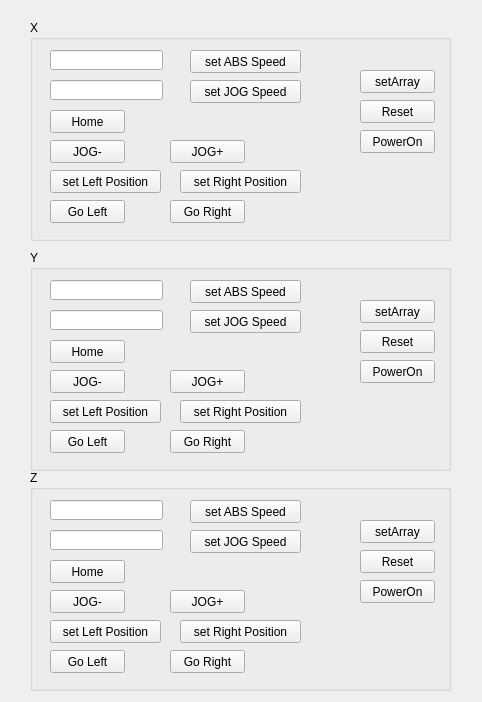
<?xml version="1.0" encoding="UTF-8"?>
<ui version="4.0">
 <class>Widget</class>
 <widget class="QWidget" name="Widget">
  <property name="geometry">
   <rect>
    <x>0</x>
    <y>0</y>
    <width>482</width>
    <height>702</height>
   </rect>
  </property>
  <property name="windowTitle">
   <string>Widget</string>
  </property>
  <widget class="QGroupBox" name="groupBox">
   <property name="geometry">
    <rect>
     <x>30</x>
     <y>20</y>
     <width>421</width>
     <height>221</height>
    </rect>
   </property>
   <property name="title">
    <string>X</string>
   </property>
   <widget class="QPushButton" name="pushButton_setArray">
    <property name="geometry">
     <rect>
      <x>330</x>
      <y>50</y>
      <width>75</width>
      <height>23</height>
     </rect>
    </property>
    <property name="text">
     <string>setArray</string>
    </property>
   </widget>
   <widget class="QPushButton" name="pushButton_ABSRight">
    <property name="geometry">
     <rect>
      <x>140</x>
      <y>180</y>
      <width>75</width>
      <height>23</height>
     </rect>
    </property>
    <property name="text">
     <string>Go Right</string>
    </property>
   </widget>
   <widget class="QPushButton" name="pushButton_ABSLeft">
    <property name="geometry">
     <rect>
      <x>20</x>
      <y>180</y>
      <width>75</width>
      <height>23</height>
     </rect>
    </property>
    <property name="text">
     <string>Go Left</string>
    </property>
   </widget>
   <widget class="QLineEdit" name="lineEdit_setJOG">
    <property name="geometry">
     <rect>
      <x>20</x>
      <y>60</y>
      <width>113</width>
      <height>20</height>
     </rect>
    </property>
   </widget>
   <widget class="QPushButton" name="pushButton_Reset">
    <property name="geometry">
     <rect>
      <x>330</x>
      <y>80</y>
      <width>75</width>
      <height>23</height>
     </rect>
    </property>
    <property name="text">
     <string>Reset</string>
    </property>
   </widget>
   <widget class="QPushButton" name="pushButton_PowerOn">
    <property name="geometry">
     <rect>
      <x>330</x>
      <y>110</y>
      <width>75</width>
      <height>23</height>
     </rect>
    </property>
    <property name="text">
     <string>PowerOn</string>
    </property>
   </widget>
   <widget class="QPushButton" name="pushButton_setABSRight">
    <property name="geometry">
     <rect>
      <x>150</x>
      <y>150</y>
      <width>121</width>
      <height>23</height>
     </rect>
    </property>
    <property name="text">
     <string>set Right Position</string>
    </property>
   </widget>
   <widget class="QPushButton" name="pushButton_Home">
    <property name="geometry">
     <rect>
      <x>20</x>
      <y>90</y>
      <width>75</width>
      <height>23</height>
     </rect>
    </property>
    <property name="text">
     <string>Home</string>
    </property>
   </widget>
   <widget class="QPushButton" name="pushButton_setJOG">
    <property name="geometry">
     <rect>
      <x>160</x>
      <y>60</y>
      <width>111</width>
      <height>23</height>
     </rect>
    </property>
    <property name="text">
     <string>set JOG Speed</string>
    </property>
   </widget>
   <widget class="QPushButton" name="pushButton_setABSLeft">
    <property name="geometry">
     <rect>
      <x>20</x>
      <y>150</y>
      <width>111</width>
      <height>23</height>
     </rect>
    </property>
    <property name="text">
     <string>set Left Position</string>
    </property>
   </widget>
   <widget class="QLineEdit" name="lineEdit_setABS">
    <property name="geometry">
     <rect>
      <x>20</x>
      <y>30</y>
      <width>113</width>
      <height>20</height>
     </rect>
    </property>
   </widget>
   <widget class="QPushButton" name="pushButton_JOGPlus">
    <property name="geometry">
     <rect>
      <x>140</x>
      <y>120</y>
      <width>75</width>
      <height>23</height>
     </rect>
    </property>
    <property name="text">
     <string>JOG+</string>
    </property>
   </widget>
   <widget class="QPushButton" name="pushButton_JOGMinus">
    <property name="geometry">
     <rect>
      <x>20</x>
      <y>120</y>
      <width>75</width>
      <height>23</height>
     </rect>
    </property>
    <property name="text">
     <string>JOG-</string>
    </property>
   </widget>
   <widget class="QPushButton" name="pushButton_setABS">
    <property name="geometry">
     <rect>
      <x>160</x>
      <y>30</y>
      <width>111</width>
      <height>23</height>
     </rect>
    </property>
    <property name="text">
     <string>set ABS Speed</string>
    </property>
   </widget>
  </widget>
  <widget class="QGroupBox" name="groupBox_2">
   <property name="geometry">
    <rect>
     <x>30</x>
     <y>250</y>
     <width>421</width>
     <height>221</height>
    </rect>
   </property>
   <property name="title">
    <string>Y</string>
   </property>
   <widget class="QPushButton" name="pushButton_setArray_2">
    <property name="geometry">
     <rect>
      <x>330</x>
      <y>50</y>
      <width>75</width>
      <height>23</height>
     </rect>
    </property>
    <property name="text">
     <string>setArray</string>
    </property>
   </widget>
   <widget class="QPushButton" name="pushButton_ABSRight_2">
    <property name="geometry">
     <rect>
      <x>140</x>
      <y>180</y>
      <width>75</width>
      <height>23</height>
     </rect>
    </property>
    <property name="text">
     <string>Go Right</string>
    </property>
   </widget>
   <widget class="QPushButton" name="pushButton_ABSLeft_2">
    <property name="geometry">
     <rect>
      <x>20</x>
      <y>180</y>
      <width>75</width>
      <height>23</height>
     </rect>
    </property>
    <property name="text">
     <string>Go Left</string>
    </property>
   </widget>
   <widget class="QLineEdit" name="lineEdit_setJOG_2">
    <property name="geometry">
     <rect>
      <x>20</x>
      <y>60</y>
      <width>113</width>
      <height>20</height>
     </rect>
    </property>
   </widget>
   <widget class="QPushButton" name="pushButton_Reset_2">
    <property name="geometry">
     <rect>
      <x>330</x>
      <y>80</y>
      <width>75</width>
      <height>23</height>
     </rect>
    </property>
    <property name="text">
     <string>Reset</string>
    </property>
   </widget>
   <widget class="QPushButton" name="pushButton_PowerOn_2">
    <property name="geometry">
     <rect>
      <x>330</x>
      <y>110</y>
      <width>75</width>
      <height>23</height>
     </rect>
    </property>
    <property name="text">
     <string>PowerOn</string>
    </property>
   </widget>
   <widget class="QPushButton" name="pushButton_setABSRight_2">
    <property name="geometry">
     <rect>
      <x>150</x>
      <y>150</y>
      <width>121</width>
      <height>23</height>
     </rect>
    </property>
    <property name="text">
     <string>set Right Position</string>
    </property>
   </widget>
   <widget class="QPushButton" name="pushButton_Home_2">
    <property name="geometry">
     <rect>
      <x>20</x>
      <y>90</y>
      <width>75</width>
      <height>23</height>
     </rect>
    </property>
    <property name="text">
     <string>Home</string>
    </property>
   </widget>
   <widget class="QPushButton" name="pushButton_setJOG_2">
    <property name="geometry">
     <rect>
      <x>160</x>
      <y>60</y>
      <width>111</width>
      <height>23</height>
     </rect>
    </property>
    <property name="text">
     <string>set JOG Speed</string>
    </property>
   </widget>
   <widget class="QPushButton" name="pushButton_setABSLeft_2">
    <property name="geometry">
     <rect>
      <x>20</x>
      <y>150</y>
      <width>111</width>
      <height>23</height>
     </rect>
    </property>
    <property name="text">
     <string>set Left Position</string>
    </property>
   </widget>
   <widget class="QLineEdit" name="lineEdit_setABS_2">
    <property name="geometry">
     <rect>
      <x>20</x>
      <y>30</y>
      <width>113</width>
      <height>20</height>
     </rect>
    </property>
   </widget>
   <widget class="QPushButton" name="pushButton_JOGPlus_2">
    <property name="geometry">
     <rect>
      <x>140</x>
      <y>120</y>
      <width>75</width>
      <height>23</height>
     </rect>
    </property>
    <property name="text">
     <string>JOG+</string>
    </property>
   </widget>
   <widget class="QPushButton" name="pushButton_JOGMinus_2">
    <property name="geometry">
     <rect>
      <x>20</x>
      <y>120</y>
      <width>75</width>
      <height>23</height>
     </rect>
    </property>
    <property name="text">
     <string>JOG-</string>
    </property>
   </widget>
   <widget class="QPushButton" name="pushButton_setABS_2">
    <property name="geometry">
     <rect>
      <x>160</x>
      <y>30</y>
      <width>111</width>
      <height>23</height>
     </rect>
    </property>
    <property name="text">
     <string>set ABS Speed</string>
    </property>
   </widget>
  </widget>
  <widget class="QGroupBox" name="groupBox_3">
   <property name="geometry">
    <rect>
     <x>30</x>
     <y>470</y>
     <width>421</width>
     <height>221</height>
    </rect>
   </property>
   <property name="title">
    <string>Z</string>
   </property>
   <widget class="QPushButton" name="pushButton_setArray_3">
    <property name="geometry">
     <rect>
      <x>330</x>
      <y>50</y>
      <width>75</width>
      <height>23</height>
     </rect>
    </property>
    <property name="text">
     <string>setArray</string>
    </property>
   </widget>
   <widget class="QPushButton" name="pushButton_ABSRight_3">
    <property name="geometry">
     <rect>
      <x>140</x>
      <y>180</y>
      <width>75</width>
      <height>23</height>
     </rect>
    </property>
    <property name="text">
     <string>Go Right</string>
    </property>
   </widget>
   <widget class="QPushButton" name="pushButton_ABSLeft_3">
    <property name="geometry">
     <rect>
      <x>20</x>
      <y>180</y>
      <width>75</width>
      <height>23</height>
     </rect>
    </property>
    <property name="text">
     <string>Go Left</string>
    </property>
   </widget>
   <widget class="QLineEdit" name="lineEdit_setJOG_3">
    <property name="geometry">
     <rect>
      <x>20</x>
      <y>60</y>
      <width>113</width>
      <height>20</height>
     </rect>
    </property>
   </widget>
   <widget class="QPushButton" name="pushButton_Reset_3">
    <property name="geometry">
     <rect>
      <x>330</x>
      <y>80</y>
      <width>75</width>
      <height>23</height>
     </rect>
    </property>
    <property name="text">
     <string>Reset</string>
    </property>
   </widget>
   <widget class="QPushButton" name="pushButton_PowerOn_3">
    <property name="geometry">
     <rect>
      <x>330</x>
      <y>110</y>
      <width>75</width>
      <height>23</height>
     </rect>
    </property>
    <property name="text">
     <string>PowerOn</string>
    </property>
   </widget>
   <widget class="QPushButton" name="pushButton_setABSRight_3">
    <property name="geometry">
     <rect>
      <x>150</x>
      <y>150</y>
      <width>121</width>
      <height>23</height>
     </rect>
    </property>
    <property name="text">
     <string>set Right Position</string>
    </property>
   </widget>
   <widget class="QPushButton" name="pushButton_Home_3">
    <property name="geometry">
     <rect>
      <x>20</x>
      <y>90</y>
      <width>75</width>
      <height>23</height>
     </rect>
    </property>
    <property name="text">
     <string>Home</string>
    </property>
   </widget>
   <widget class="QPushButton" name="pushButton_setJOG_3">
    <property name="geometry">
     <rect>
      <x>160</x>
      <y>60</y>
      <width>111</width>
      <height>23</height>
     </rect>
    </property>
    <property name="text">
     <string>set JOG Speed</string>
    </property>
   </widget>
   <widget class="QPushButton" name="pushButton_setABSLeft_3">
    <property name="geometry">
     <rect>
      <x>20</x>
      <y>150</y>
      <width>111</width>
      <height>23</height>
     </rect>
    </property>
    <property name="text">
     <string>set Left Position</string>
    </property>
   </widget>
   <widget class="QLineEdit" name="lineEdit_setABS_3">
    <property name="geometry">
     <rect>
      <x>20</x>
      <y>30</y>
      <width>113</width>
      <height>20</height>
     </rect>
    </property>
   </widget>
   <widget class="QPushButton" name="pushButton_JOGPlus_3">
    <property name="geometry">
     <rect>
      <x>140</x>
      <y>120</y>
      <width>75</width>
      <height>23</height>
     </rect>
    </property>
    <property name="text">
     <string>JOG+</string>
    </property>
   </widget>
   <widget class="QPushButton" name="pushButton_JOGMinus_3">
    <property name="geometry">
     <rect>
      <x>20</x>
      <y>120</y>
      <width>75</width>
      <height>23</height>
     </rect>
    </property>
    <property name="text">
     <string>JOG-</string>
    </property>
   </widget>
   <widget class="QPushButton" name="pushButton_setABS_3">
    <property name="geometry">
     <rect>
      <x>160</x>
      <y>30</y>
      <width>111</width>
      <height>23</height>
     </rect>
    </property>
    <property name="text">
     <string>set ABS Speed</string>
    </property>
   </widget>
  </widget>
 </widget>
 <layoutdefault spacing="6" margin="11"/>
 <resources/>
 <connections/>
</ui>
